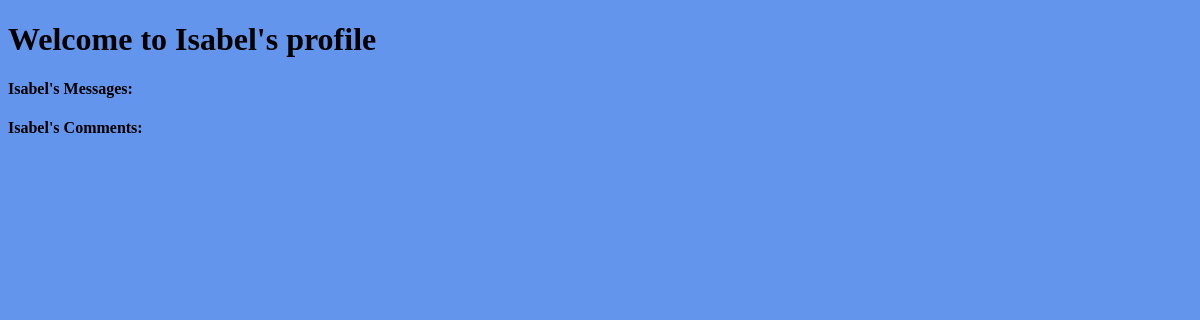
Before: /profile/19 with the older database file.
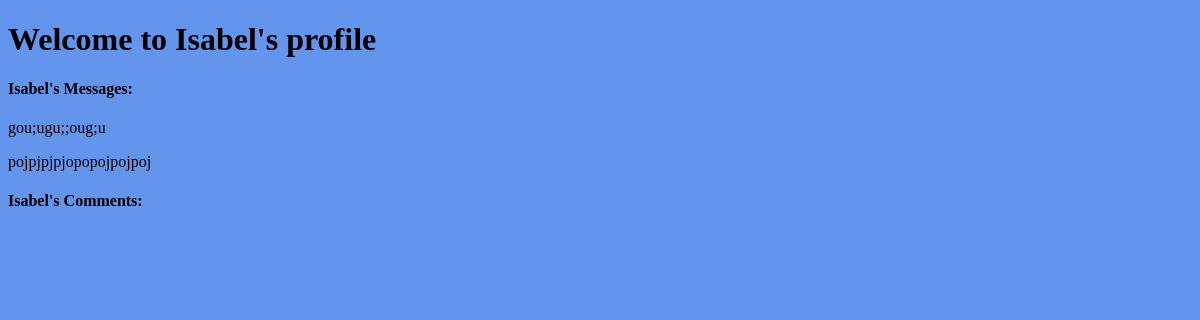
After: the same page with the newer database file.
### the_wall_app/models.py (models this page shows)
class Message(models.Model):
    poster = models.ForeignKey(User, related_name="user_messages", on_delete = models.CASCADE)
    message = models.TextField()
    created_at = models.DateTimeField(auto_now_add = True)
    updated_at = models.DateTimeField(auto_now=True)
    user_likes = models.ManyToManyField(User, related_name='liked_posts')

### the_wall_app/views.py (the view)
# urls.py: path('profile/<int:id>', views.profile),
def profile(request, id):
    context = {
        'user': User.objects.get(id=id)
    }
    return render(request, 'profile.html', context)

### the_wall_app/templates/profile.html (shortened to what this page needs)
<!DOCTYPE html>
<html lang = "en">
<head>
    {% load static %}
    <link rel="stylesheet" href="{% static 'profile.css' %}">
</head>
<body>
    <h1>Welcome to {{user.first_name}}'s profile</h1>
    <h4>{{user.first_name}}'s Messages:</h4>
        {% for post in user.user_messages.all %}
        <p>{{post.message}}</p>
        {% endfor %}
    <h4>{{user.first_name}}'s Comments:</h4>
</body>
</html>

Changed rows visible on the page:
added Message: message "gou;ugu;;oug;u"
added Message: message "pojpjpjpjopopojpojpoj"
